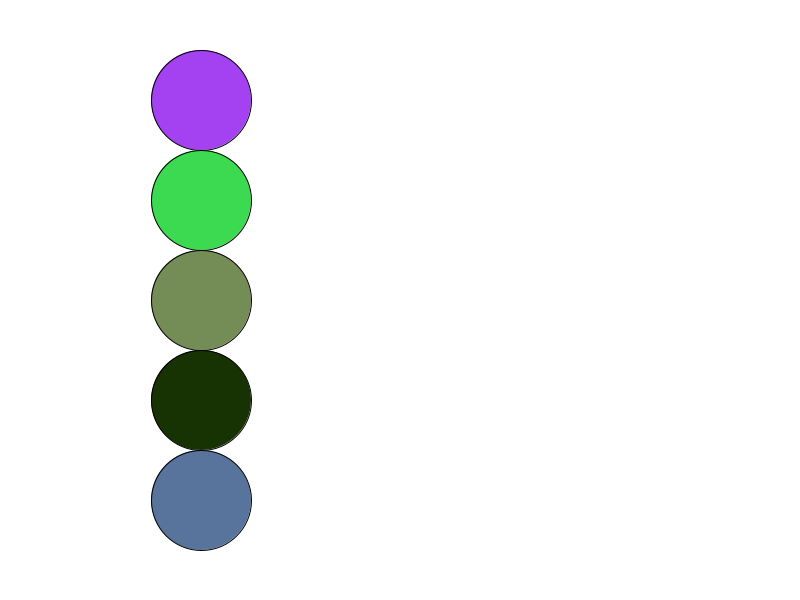
Frame 1 (no input)
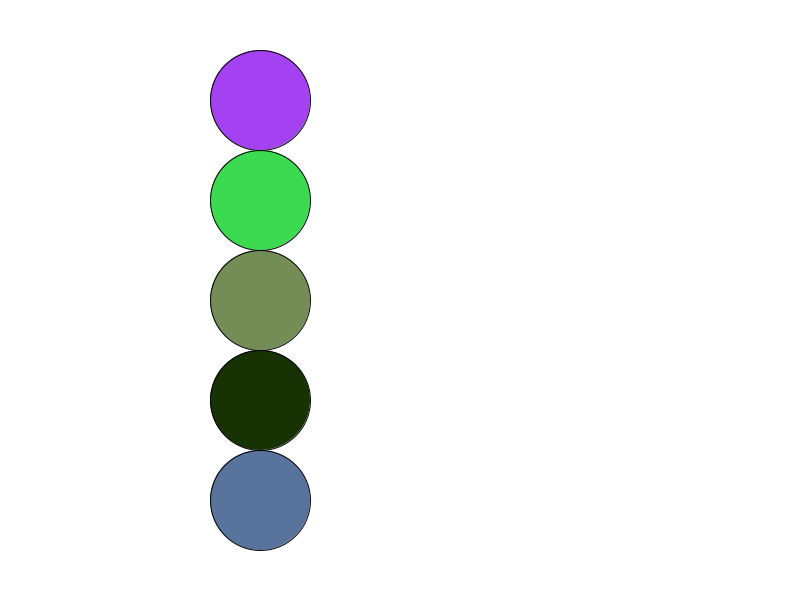
Frame 60 (the mouse pressed at the canvas centre just before this capture)
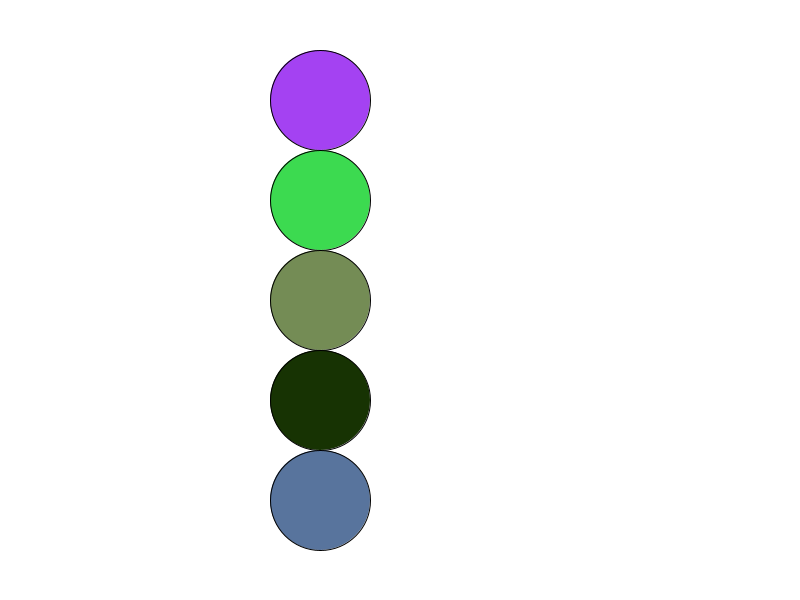
Frame 120 (the mouse held since frame 60 and released just before this capture)

The Processing sketch that drew these frames (run headless with seeded random() and noise(); from frame 60 on, the mouse is pressed at the canvas centre):

// Processing sketch: processing-test
// ── processing-test.pde
import java.util.ArrayList;

class Maru {
  private float x, y;
  private int delta;
  private float red = random(255);
  private float green = random(255);
  private float blue = random(255);
  
  public Maru(float x, float y) {
    this.x = x;
    this.y = y;
    this.delta = 0;
  }
  
  public void update() {
    this.delta += 1;
  }
  
  public void render() {
    fill(red, green, blue);
    circle(x + delta, y, 100);
  }
}

ArrayList<Maru> circles = new ArrayList<Maru>();

void setup() {
  size(800, 600);
  
  for (float i = 1;i <= 5;i++) {
    circles.add(new Maru(200, 100 * i));
  }
}

void draw() {
  background(255);
  
  for (int index = 0; index < 5; index++) {
    circles.get(index).update();
    circles.get(index).render();
  }
}
